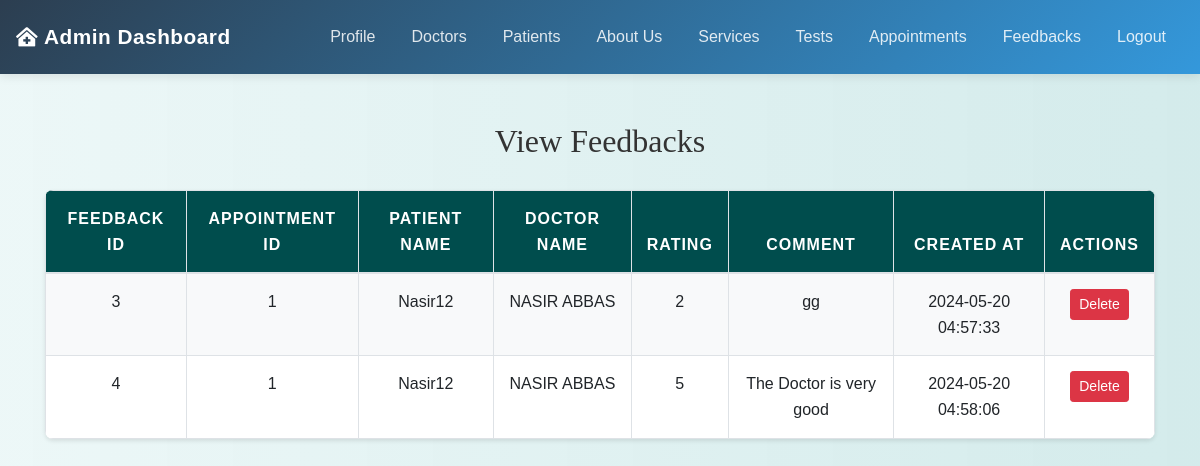
Page /admin/view_feedbacks.php (signed in) on the earlier database version.
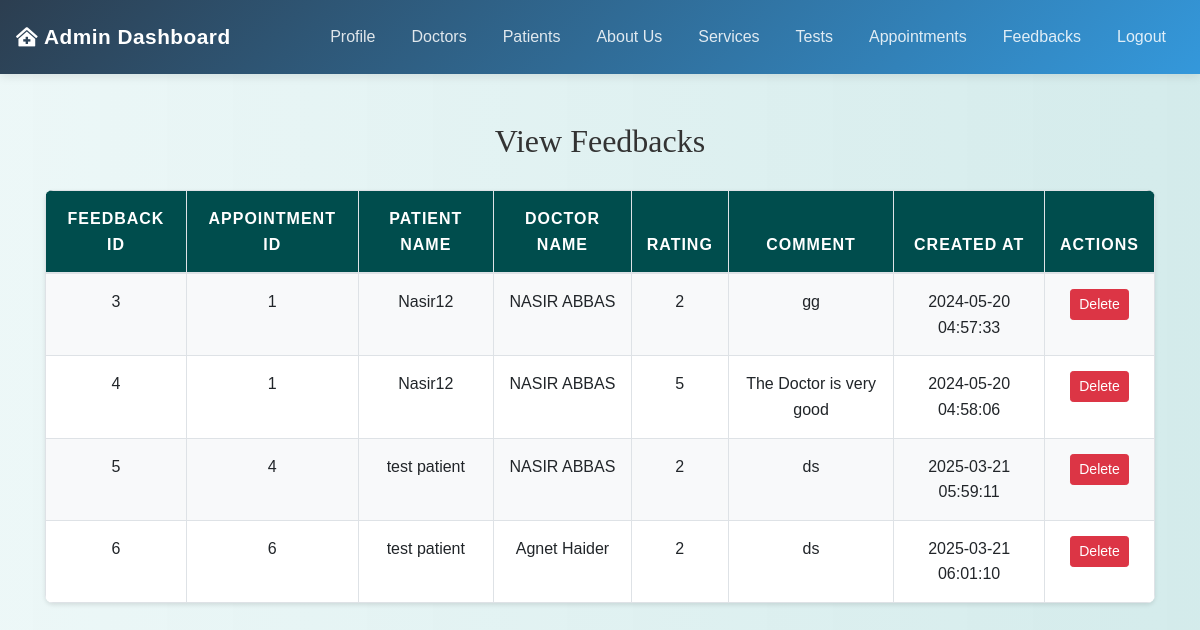
Same page on the later database version.
### tables this page shows
CREATE TABLE `feedbacks` (
  `feedback_id` int(11) NOT NULL,
  `appointment_id` int(11) DEFAULT NULL,
  `patient_id` int(11) DEFAULT NULL,
  `doctor_id` int(11) DEFAULT NULL,
  `rating` int(11) DEFAULT NULL,
  `comment` text DEFAULT NULL,
  `created_at` timestamp NOT NULL DEFAULT current_timestamp()
);

CREATE TABLE `appointments` (
  `appointment_id` int(11) NOT NULL,
  `patient_id` int(11) DEFAULT NULL,
  `doctor_id` int(11) DEFAULT NULL,
  `appointment_date` datetime DEFAULT NULL,
  `status` enum('pending','confirmed','completed','cancelled') DEFAULT 'pending',
  `created_at` timestamp NOT NULL DEFAULT current_timestamp(),
  `updated_at` timestamp NOT NULL DEFAULT current_timestamp() ON UPDATE current_timestamp()
);

CREATE TABLE `users` (
  `id` int(11) NOT NULL,
  `username` varchar(50) NOT NULL,
  `first_name` varchar(100) NOT NULL,
  `last_name` varchar(100) NOT NULL,
  `password` varchar(255) NOT NULL,
  `email` varchar(100) NOT NULL,
  `phone` varchar(20) NOT NULL,
  `mobile` varchar(15) NOT NULL,
  `cnic` varchar(20) NOT NULL,
  `state` varchar(100) NOT NULL,
  `city` varchar(100) NOT NULL,
  `age` int(11) DEFAULT NULL
);

CREATE TABLE `doctors` (
  `doctor_id` int(11) NOT NULL,
  `username` varchar(255) NOT NULL,
  `password` varchar(255) NOT NULL,
  `email` varchar(255) NOT NULL,
  `profile_pic` varchar(255) DEFAULT NULL,
  `full_name` varchar(255) NOT NULL,
  `clearance_certificate` varchar(255) NOT NULL,
  `certificate_number` varchar(255) NOT NULL,
  `status` enum('pending','approved','rejected') DEFAULT 'pending',
  `created_at` timestamp NOT NULL DEFAULT current_timestamp(),
  `updated_at` timestamp NOT NULL DEFAULT current_timestamp() ON UPDATE current_timestamp(),
  `specialization` varchar(255) DEFAULT NULL,
  `experience` int(11) DEFAULT NULL
);

### admin/view_feedbacks.php (the view, shortened to what this page needs)
<?php
include('config.php');
$sql = "SELECT feedbacks.feedback_id, feedbacks.rating, feedbacks.comment, feedbacks.created_at,
               appointments.appointment_id, users.username AS patient_name,
               doctors.full_name AS doctor_name
        FROM feedbacks
        INNER JOIN appointments ON feedbacks.appointment_id = appointments.appointment_id
        INNER JOIN users ON feedbacks.patient_id = users.id
        INNER JOIN doctors ON feedbacks.doctor_id = doctors.doctor_id";
$result = mysqli_query($conn, $sql);
?>
<!DOCTYPE html>
<html lang="en">
<head>
    <link rel="stylesheet" href="https://maxcdn.bootstrapcdn.com/bootstrap/4.5.2/css/bootstrap.min.css">
    <link rel="stylesheet" href="../css/style.css">
</head>
<body>
<?php include('admin_navbar.php'); ?>
<div class="container mt-5">
    <h2>View Feedbacks</h2>
    <table class="table">
        <thead>
            <tr>
                <th>Feedback ID</th>
                <th>Appointment ID</th>
                <th>Patient Name</th>
                <th>Doctor Name</th>
                <th>Rating</th>
                <th>Comment</th>
                <th>Created At</th>
                <th>Actions</th>
            </tr>
        </thead>
        <tbody>
            <?php while ($row = mysqli_fetch_assoc($result)): ?>
                <tr>
                    <td><?php echo htmlspecialchars($row['feedback_id']); ?></td>
                    <td><?php echo htmlspecialchars($row['appointment_id']); ?></td>
                    <td><?php echo htmlspecialchars($row['patient_name']); ?></td>
                    <td><?php echo htmlspecialchars($row['doctor_name']); ?></td>
                    <td><?php echo htmlspecialchars($row['rating']); ?></td>
                    <td><?php echo htmlspecialchars($row['comment']); ?></td>
                    <td><?php echo htmlspecialchars($row['created_at']); ?></td>
                    <td>
                        <form action="<?php echo htmlspecialchars($_SERVER["PHP_SELF"]); ?>" method="post" onsubmit="return confirmDelete();">
                            <button type="submit" name="delete_feedback" class="btn btn-danger btn-sm">Delete</button>
                        </form>
                    </td>
                </tr>
            <?php endwhile; ?>
        </tbody>
    </table>
</div>
</body>
</html>

Differences in the rows shown:
added feedbacks: feedback_id "5", appointment.appointment_id "4", patient.username "test patient", doctor.full_name "NASIR ABBAS", rating "2", comment "ds", created_at "2025-03-21 05:59:11"
added feedbacks: feedback_id "6", appointment.appointment_id "6", patient.username "test patient", doctor.full_name "Agnet Haider", rating "2", comment "ds", created_at "2025-03-21 06:01:10"
